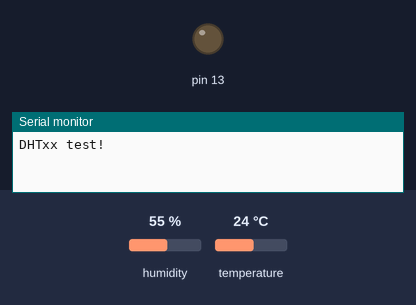
The sketch below on a simulated Arduino Uno, built with avr-gcc and run on an emulated ATmega328P. Shown: output pins drawn as LEDs (lit = HIGH), the last lines printed to the serial monitor. The inputs (shaded band) are chosen by the test bench; at power-on: humidity 55 %, temperature 24 °C.

Above: at 1.0 s.
At 2.5 s:
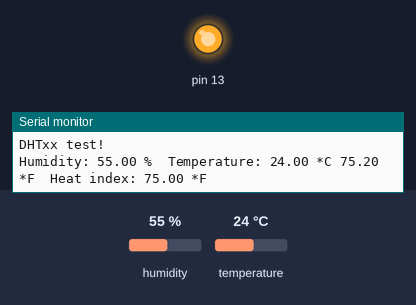
Timing chart, 0 to 5.2 s (numbered marks = the images above):
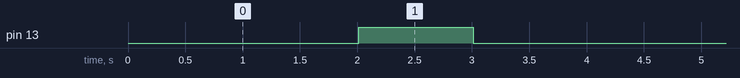

The sketch:

DHTtesterandblink.ino
```cpp
// Example testing sketch for various DHT humidity/temperature sensors
// Written by ladyada, public domain

#include "DHT.h"

#define DHTPIN 2     // what pin we're connected to

// Uncomment whatever type you're using!
//#define DHTTYPE DHT11   // DHT 11
#define DHTTYPE DHT22   // DHT 22  (AM2302)
//#define DHTTYPE DHT21   // DHT 21 (AM2301)

// Connect pin 1 (on the left) of the sensor to +5V
// NOTE: If using a board with 3.3V logic like an Arduino Due connect pin 1
// to 3.3V instead of 5V!
// Connect pin 2 of the sensor to whatever your DHTPIN is
// Connect pin 4 (on the right) of the sensor to GROUND
// Connect a 10K resistor from pin 2 (data) to pin 1 (power) of the sensor

// Initialize DHT sensor for normal 16mhz Arduino
DHT dht(DHTPIN, DHTTYPE);
// NOTE: For working with a faster chip, like an Arduino Due or Teensy, you
// might need to increase the threshold for cycle counts considered a 1 or 0.
// You can do this by passing a 3rd parameter for this threshold.  It's a bit
// of fiddling to find the right value, but in general the faster the CPU the
// higher the value.  The default for a 16mhz AVR is a value of 6.  For an
// Arduino Due that runs at 84mhz a value of 30 works.
// Example to initialize DHT sensor for Arduino Due:
//DHT dht(DHTPIN, DHTTYPE, 30);

void setup() {
  Serial.begin(9600);
  Serial.println("DHTxx test!");

  dht.begin();


  // initialize digital pin 13 as an output.
  pinMode(13, OUTPUT);
}

void loop() {
  // Wait a few seconds between measurements.
  delay(2000);

  // Reading temperature or humidity takes about 250 milliseconds!
  // Sensor readings may also be up to 2 seconds 'old' (its a very slow sensor)
  float h = dht.readHumidity();
  // Read temperature as Celsius
  float t = dht.readTemperature();
  // Read temperature as Fahrenheit
  float f = dht.readTemperature(true);

  // Check if any reads failed and exit early (to try again).
  if (isnan(h) || isnan(t) || isnan(f)) {
    Serial.println("Failed to read from DHT sensor!");
    return;
  }

  // Compute heat index
  // Must send in temp in Fahrenheit!
  float hi = dht.computeHeatIndex(f, h);

  Serial.print("Humidity: ");
  Serial.print(h);
  Serial.print(" %\t");
  Serial.print("Temperature: ");
  Serial.print(t);
  Serial.print(" *C ");
  Serial.print(f);
  Serial.print(" *F\t");
  Serial.print("Heat index: ");
  Serial.print(hi);
  Serial.println(" *F");


  digitalWrite(13, HIGH);   // turn the LED on (HIGH is the voltage level)
  delay(1000);              // wait for a second
  digitalWrite(13, LOW);    // turn the LED off by making the voltage LOW
  delay(1000);              // wait for a second
}
```

Measured:
- by itself, pin 13: alternates HIGH for 1.0 s and LOW for 3.0 s
